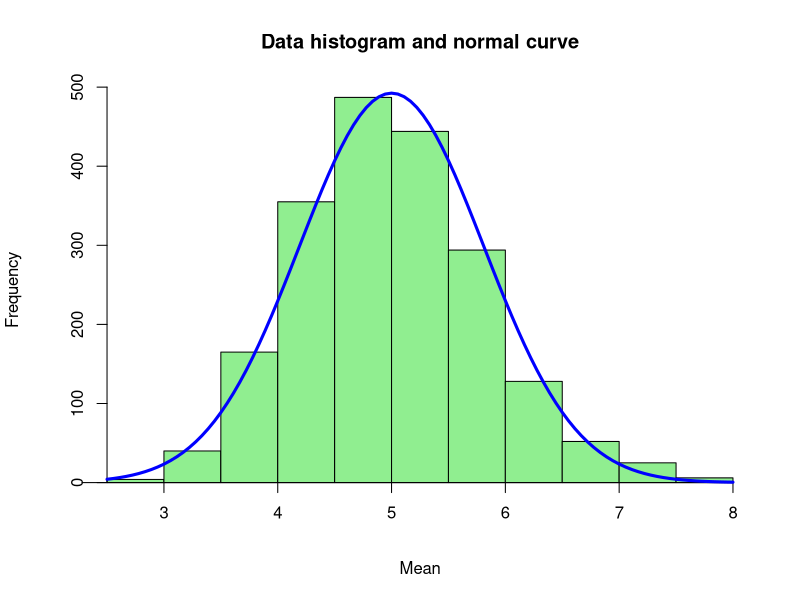
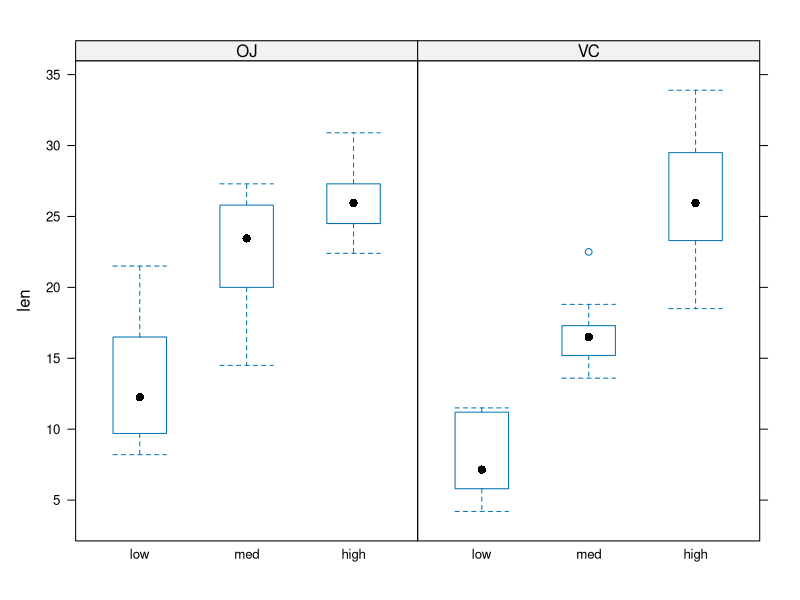
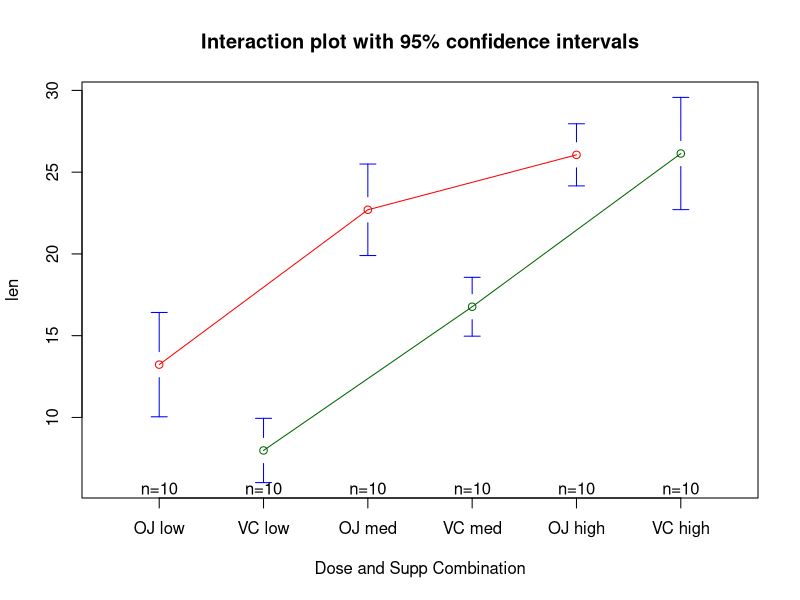

Generate these figures, in order, with R:
## ---- chunk 1
setwd("c:/A_R/6-Stat-CP")
library(lattice)
library(gplots)

lambda <- 0.2
n <- 40
simulations <- 1:2000
set.seed(33) #this is needed to make the exercise reproducible (can be any number)
means <- data.frame(x = sapply(simulations, function(x) {mean(rexp(n, lambda))}))
## ---- chunk 2
mean(means$x) # sampling mean = 5.000542
(1/lambda) # theoretical mean = 5
## ---- chunk 3
var(means$x) # sampling var = 0.6564438
sd(means$x) # sampling sd = 0.8102122
((1/lambda)/sqrt(n))^2 # theoretical var = 0.625
(1/lambda)/sqrt(n) # theoretical sd = 0.7905694
## ---- chunk 4
shapiro.test(means$x) # p-value = 2.909e-08
## ---- chunk 5
tmp <- hist(means$x, freq=TRUE, main="Data histogram and normal curve",
      col="lightgreen", axes = FALSE, xlab='Mean', yaxt='n', ylab='Frequency')
axis(2, pos = 2.5)
axis(1,at=seq(0,8,1), pos=0)

multiplier <- tmp$counts / tmp$density
mydensity <- density(means$x)
mydensity$y <- mydensity$y * multiplier[1]

myx <- seq(2.5, 8, length.out= 100)
mymean <- mean(means$x)
mysd <- sd(means$x)

normal <- dnorm(x = myx, mean = mymean, sd = mysd)
lines(myx, normal * multiplier[1], col = "blue", lwd = 3)
## ---- chunk 6
# 95% confidence interval (Z=1.96)
mean(means$x) + c(-1,1)*1.96*sd(means$x)/sqrt(nrow(means)) # 4.965033 5.036051
## ---- chunk 7
data(ToothGrowth)
nrow(ToothGrowth)
ncol(ToothGrowth)
str(ToothGrowth)
## ---- chunk 8
ToothGrowth$dose #I must consider 0.5, 1 and 2 as scales
ToothGrowth$dose = factor(ToothGrowth$dose, levels=c(0.5,1.0,2.0),
                          labels=c("low","med","high"))
attach(ToothGrowth)
table(supp,dose)
## ---- chunk 9
bwplot(len ~ dose | supp)
## ---- chunk 10
summary(ToothGrowth)
aggregate(len,list(supp,dose), mean)
aggregate(len,list(supp,dose), sd)
## ---- chunk 11
anova <- aov(len ~ supp * dose, data=ToothGrowth)
TukeyHSD(anova)
## ---- chunk 12
plotmeans(len~interaction(supp,dose,sep=" "),connect=list(c(1,3,5),c(2,4,6)),col=c("red","darkgreen"),xlab="Dose and Supp Combination",main = "Interaction plot with 95% confidence intervals")
